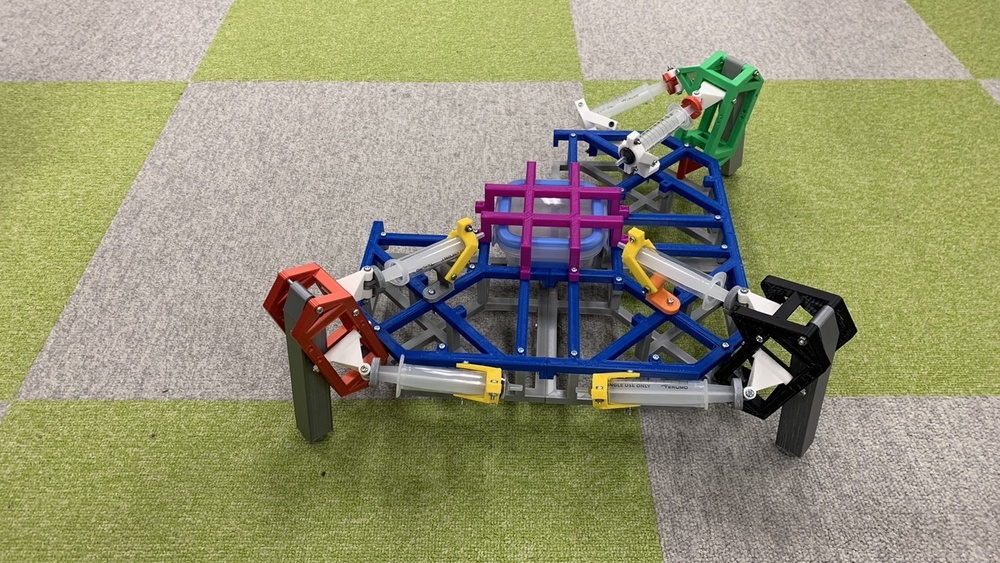
#> input picture test_2/robot_test_2.jpg, 1000 x 563 px, shrunk from 1706 x 960 before the run
$ python robot_test_2.py
#> lines starting #> are read from the running program, lines starting #| are printed output that depends on the picture; after the words box and inside, x2 and y2 are one past the last pixel; in counts of white or black regions, pixels touching at a corner belong together
import cv2
import numpy as np

#画像の変数宣言
pic_name="robot_test_2"+ ".jpg"
pic_name_out="robot_test_2"+ "out.jpg"
gray_pic="robot_test_2"+"gray.jpg"

#ベース画像の読み込み
img = cv2.imread(pic_name,cv2.IMREAD_COLOR)
#> img is the input picture: shape (563, 1000, 3); mean B, G, R 116.8, 146.4, 147.9

#画像のサイズ情報取得
height, width = img.shape[:2]
#> height = 563; width = 1000
print(height,width)
#| 563 1000

#画像の色をHSV形式に変換
hsv = cv2.cvtColor(img, cv2.COLOR_BGR2HSV_FULL)
#> hsv: shape (563, 1000, 3); mean H, S, V 49.2, 79.5, 155.5
h = hsv[:, :, 0]
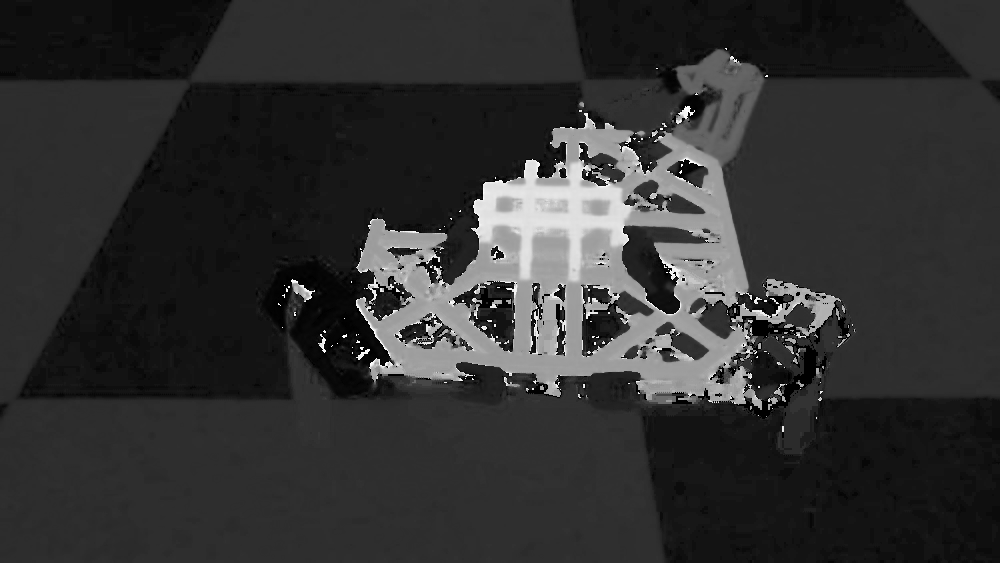
#> h: shape (563, 1000); min 0, max 255, mean 49.2
s = hsv[:, :, 1]
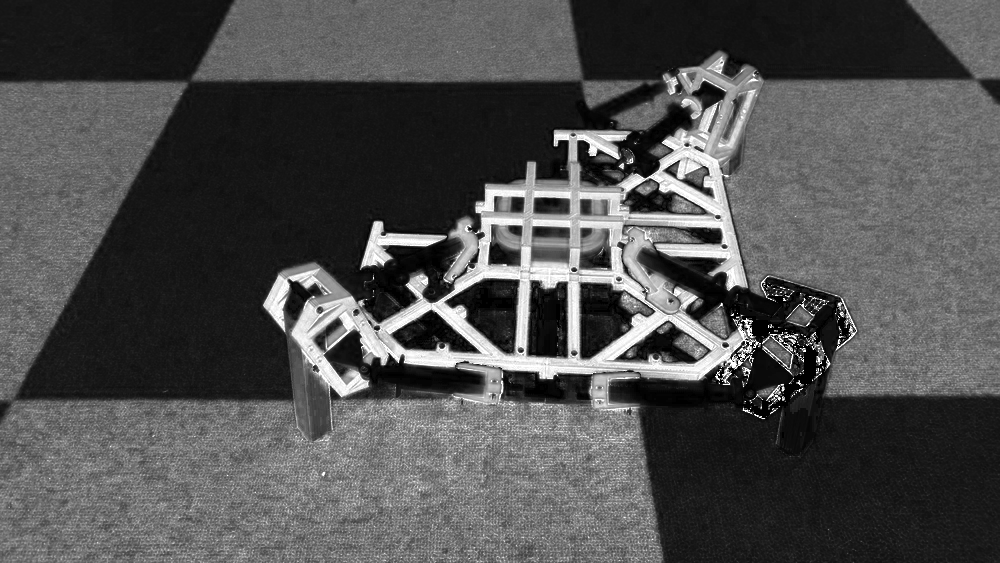
#> s: shape (563, 1000); min 0, max 255, mean 79.5
v = hsv[:, :, 2]
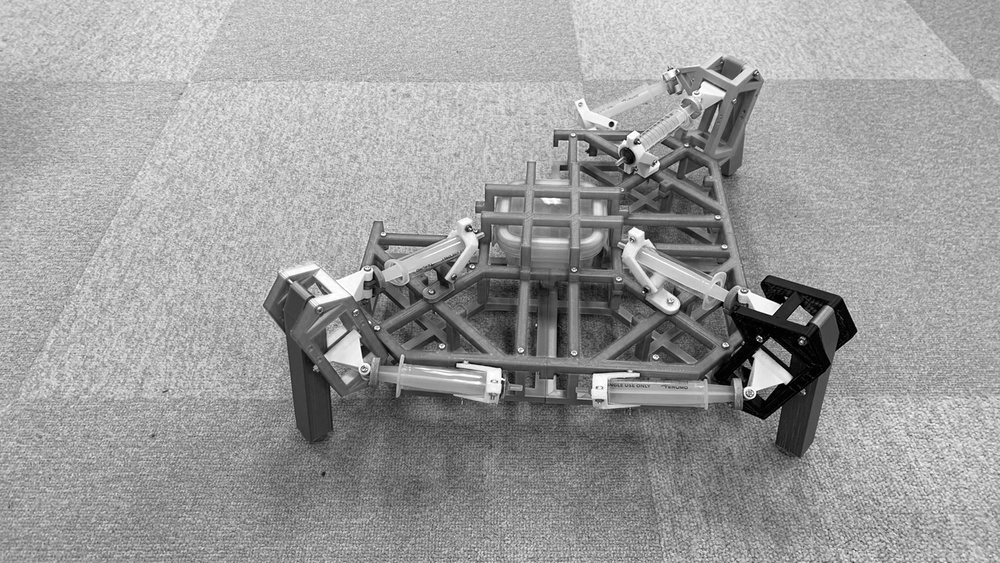
#> v: shape (563, 1000); min 0, max 255, mean 155.5

#ベース画像と同じ大きさの配列を作成
img_robot_test_2=np.zeros((height,width,3),np.uint8)

#紫色を指定
img_robot_test_2[(h > 179) & (s > 100)& (v > 100)] = 255

#紫の領域だけの画像を作成
cv2.imwrite(gray_pic,np.array(img_robot_test_2))
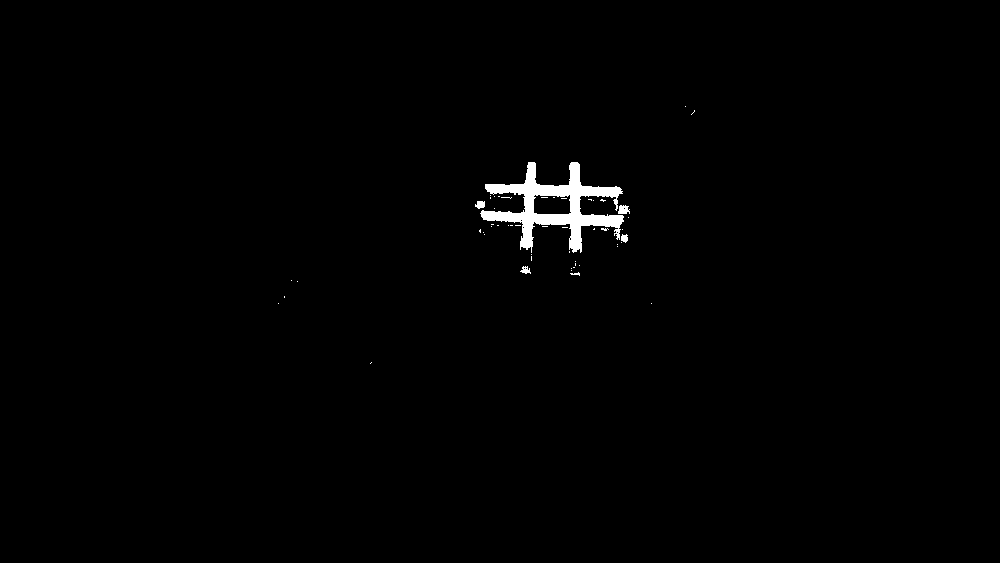
#> saved as robot_test_2gray.jpg: shape (563, 1000, 3); 0.85% white; 53 white regions (47 under 20 px)

#作成した画像を読み込み
img_gray = cv2.imread(gray_pic,cv2.IMREAD_GRAYSCALE)
#> img_gray: shape (563, 1000); min 0, max 255, mean 2.2

#読み込んだ画像の重心、輪郭を取得
M = cv2.moments(img_gray, False)
#> M = moments, m00 1216512, centre m10/m00, m01/m00 = (555.1, 207.8)
contours, hierarchy= cv2.findContours(img_gray, cv2.RETR_EXTERNAL, cv2.CHAIN_APPROX_SIMPLE)
#> contours = 83 contours, 79 with area under 20; largest, box (x1, y1, x2, y2) and area: (472, 160, 632, 261) 6827, (568, 256, 584, 280) 92, (520, 260, 536, 280) 86, (680, 104, 696, 118) 40
x,y= int(M["m10"]/M["m00"]) , int(M["m01"]/M["m00"])
#> x = 555; y = 207

#ベース画像に重心、輪郭追加して保存
cv2.circle(img, (x,y), 20, 100, 2, 4)
cv2.drawContours(img, contours, -1, color=(0, 0, 0), thickness=5)
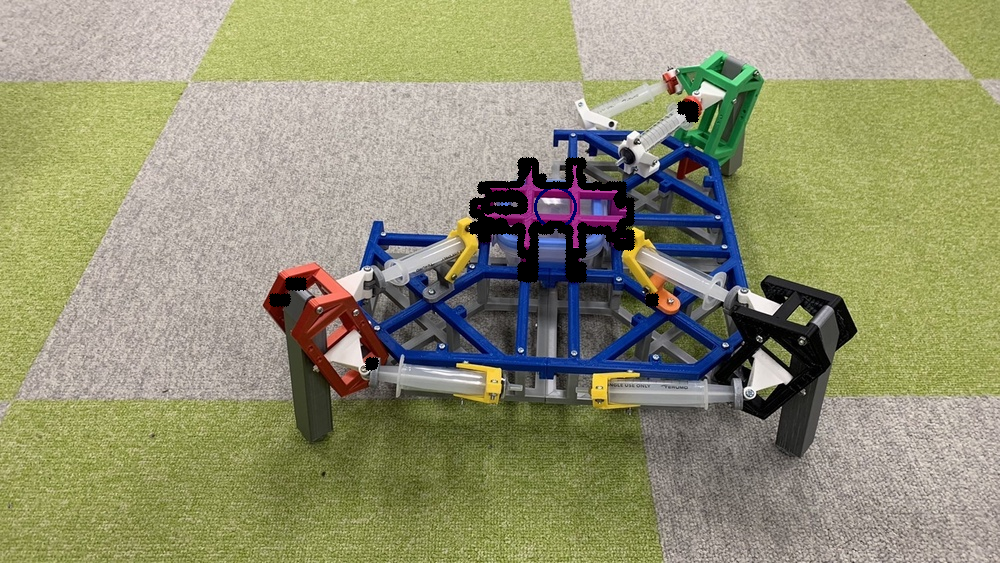
#> img: shape (563, 1000, 3); mean B, G, R 115.1, 145.3, 146.1
print(x,y)
#| 555 207
cv2.imwrite(pic_name_out,np.array(img))
